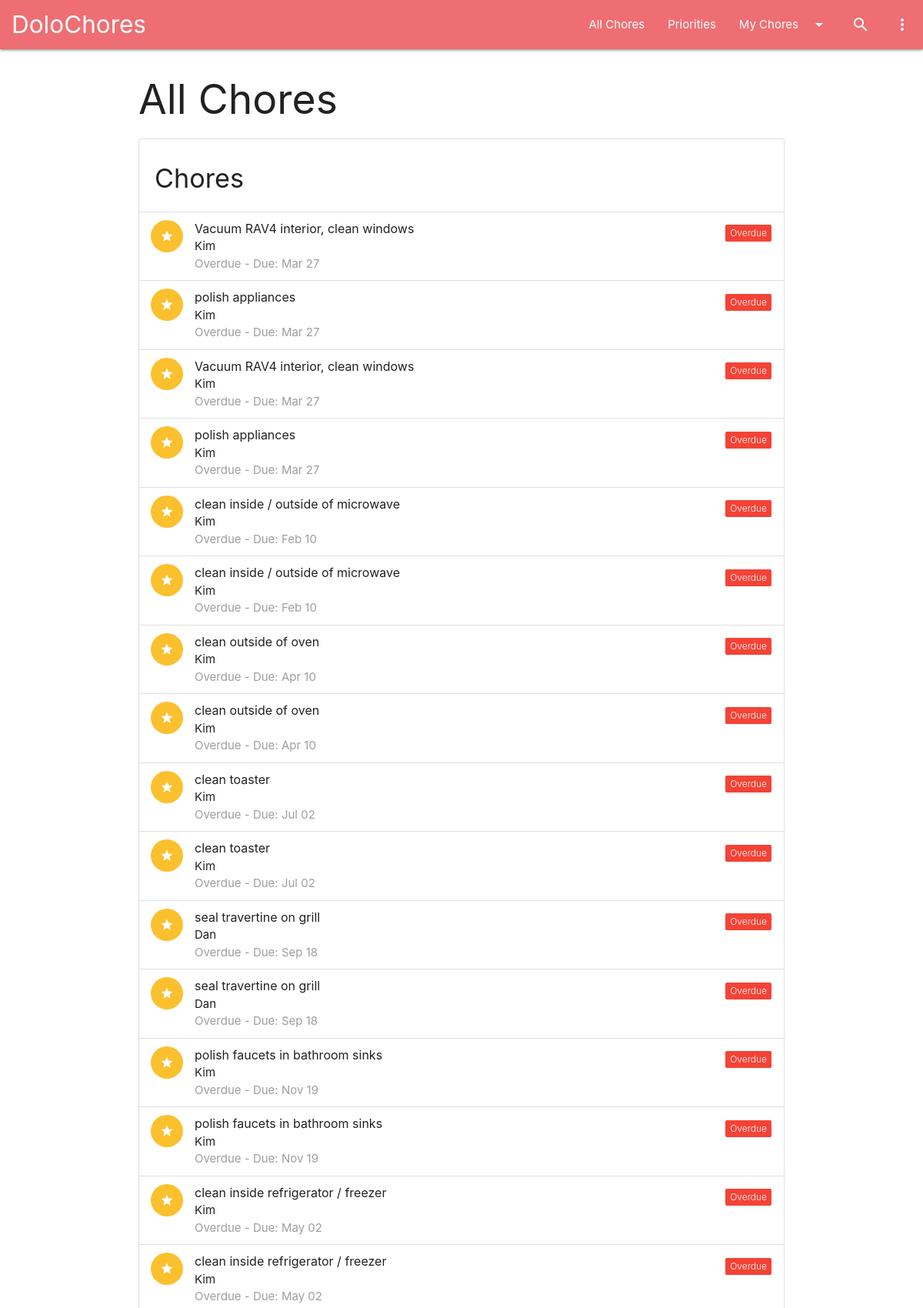
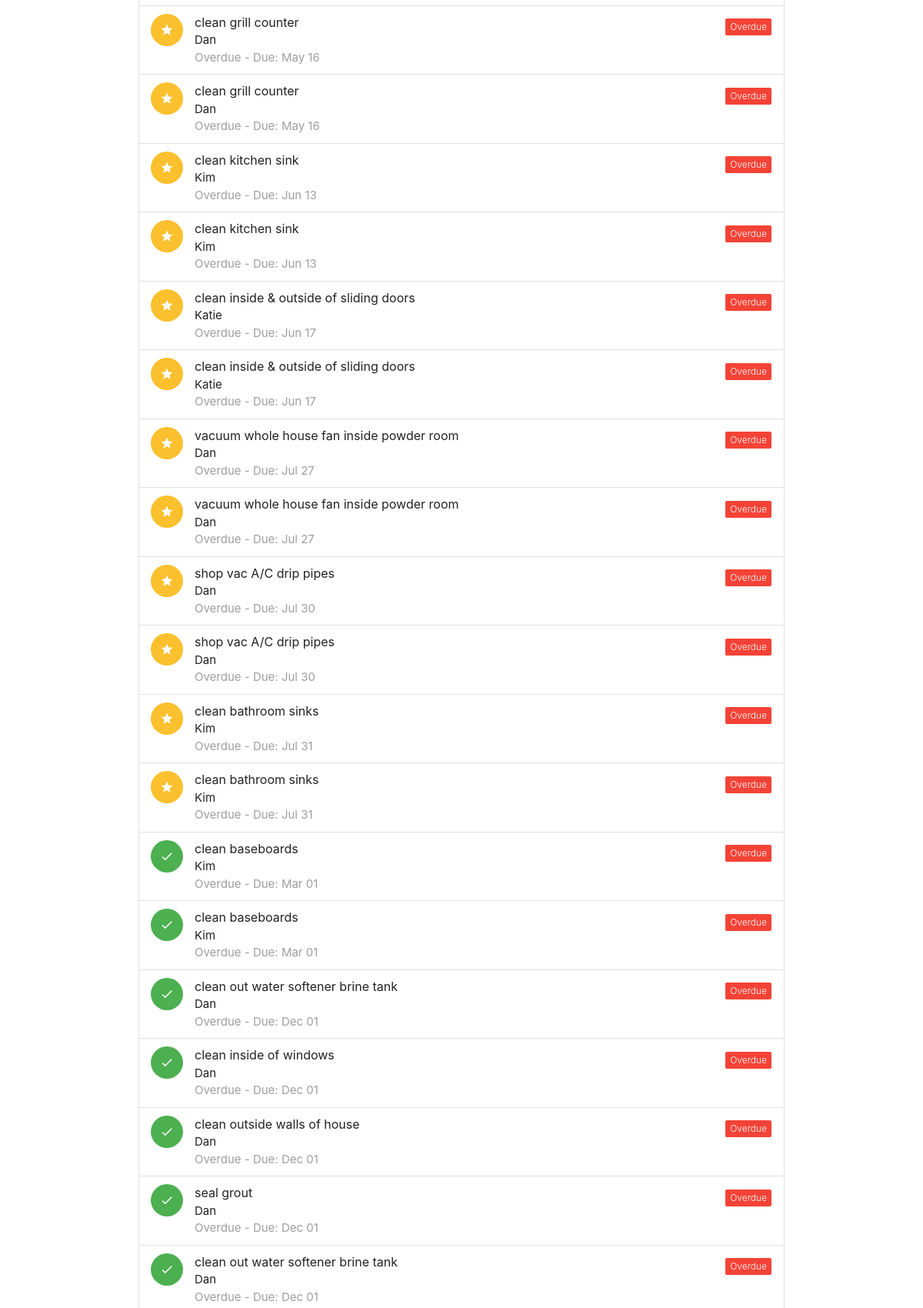
The page / (upper part) on the database its author committed (2 pictures, top to bottom).
### app.py (models this page shows, shortened)
class Chore(db.Model):
    id = db.Column(db.Integer, primary_key=True)
    title = db.Column(db.String(120), nullable=False)
    user_id = db.Column(db.Integer, db.ForeignKey('user.id'), nullable=False)
    category = db.Column(db.String(50))
    frequency = db.Column(db.Integer, nullable=False)  # in days
    last_completed = db.Column(db.Date, default=date.today)
    is_priority = db.Column(db.Boolean, default=False)
    notes = db.Column(db.Text)
    previous_last_completed = db.Column(db.Date)
    @property
    def next_due(self):
        if self.last_completed and self.frequency:
            return self.last_completed + timedelta(days=self.frequency)
        return None
    @property
    def status(self):
        today = date.today()
        next_due_date = self.next_due
        if not next_due_date:
            return "N/A"
        if next_due_date < today:
            return "Overdue"
        if self.frequency > 30:
            if today <= next_due_date <= today + timedelta(days=30):
                return "Due Soon"
        else:
            if today <= next_due_date <= today + timedelta(days=14):
                return "Due Soon"
        return "Completed Recently"

class User(db.Model):
    id = db.Column(db.Integer, primary_key=True)
    name = db.Column(db.String(80), unique=True, nullable=False)
    chores = db.relationship('Chore', backref='assignee', lazy=True)

### app.py (the view)
@app.route('/')
def all_chores():
    chores = Chore.query.all()
    status_map = {"Overdue": 1, "Due Soon": 2, "Completed Recently": 3}
    chores.sort(key=lambda c: (status_map.get(c.status, 4), not c.is_priority, c.next_due or date.max, -c.frequency))
    return render_template('index.html', chores=chores, title="All Chores")

### app.py (called while the page is built)
@app.context_processor
def inject_users():
    return dict(users=User.query.all())

### templates/index.html
{% extends "layout.html" %}
{% block content %}
<section>
    <h2>All Chores</h2>
    {% include '_chores_list.html' %}
</section>
{% endblock %}

### templates/_chores_list.html
<ul class="collection with-header">
    <li class="collection-header"><h4>Chores</h4></li>
    {% for chore in chores %}
    <li class="collection-item avatar modal-trigger" style="cursor: pointer;" href="#chore-detail-modal" onclick="openChoreDetail(event)" data-chore-id="{{ chore.id }}">
        {% if chore.is_priority %}
            <i class="material-icons circle yellow darken-2">star</i>
        {% else %}
            <i class="material-icons circle green">check</i>
        {% endif %}
        <span class="title">{{ chore.title }}</span>
        <p>{{ chore.assignee.name }} <br>
           <span class="grey-text">{{ chore.status }} - Due: {{ chore.next_due.strftime('%b %d') if chore.next_due else 'N/A' }}</span>
        </p>
        <a href="#!" class="secondary-content">
            <span class="new badge {% if chore.status == 'Overdue' %}red{% elif chore.status == 'Due Soon' %}amber{% else %}green{% endif %}" data-badge-caption="{{ chore.status }}"></span>
        </a>
    </li>
    {% else %}
    <li class="collection-item">
        <p>{{ no_chores_message | default('No chores found.') }}</p>
    </li>
    {% endfor %}
</ul>

### rows shown on the page
Chore: is_priority True (drawn), title "Vacuum RAV4 interior, clean windows", assignee.name "Kim", status "Overdue", next_due "Mar 27"
Chore: is_priority True (drawn), title "polish appliances", assignee.name "Kim", status "Overdue", next_due "Mar 27"
Chore: is_priority True (drawn), title "Vacuum RAV4 interior, clean windows", assignee.name "Kim", status "Overdue", next_due "Mar 27"
Chore: is_priority True (drawn), title "polish appliances", assignee.name "Kim", status "Overdue", next_due "Mar 27"
Chore: is_priority True (drawn), title "clean inside / outside of microwave", assignee.name "Kim", status "Overdue", next_due "Feb 10"
Chore: is_priority True (drawn), title "clean inside / outside of microwave", assignee.name "Kim", status "Overdue", next_due "Feb 10"
Chore: is_priority True (drawn), title "clean outside of oven", assignee.name "Kim", status "Overdue", next_due "Apr 10"
Chore: is_priority True (drawn), title "clean outside of oven", assignee.name "Kim", status "Overdue", next_due "Apr 10"
Chore: is_priority True (drawn), title "clean toaster", assignee.name "Kim", status "Overdue", next_due "Jul 02"
Chore: is_priority True (drawn), title "clean toaster", assignee.name "Kim", status "Overdue", next_due "Jul 02"
Chore: is_priority True (drawn), title "seal travertine on grill", assignee.name "Dan", status "Overdue", next_due "Sep 18"
Chore: is_priority True (drawn), title "seal travertine on grill", assignee.name "Dan", status "Overdue", next_due "Sep 18"
Chore: is_priority True (drawn), title "polish faucets in bathroom sinks", assignee.name "Kim", status "Overdue", next_due "Nov 19"
Chore: is_priority True (drawn), title "polish faucets in bathroom sinks", assignee.name "Kim", status "Overdue", next_due "Nov 19"
Chore: is_priority True (drawn), title "clean inside refrigerator / freezer", assignee.name "Kim", status "Overdue", next_due "May 02"
Chore: is_priority True (drawn), title "clean inside refrigerator / freezer", assignee.name "Kim", status "Overdue", next_due "May 02"
Chore: is_priority True (drawn), title "clean grill counter", assignee.name "Dan", status "Overdue", next_due "May 16"
Chore: is_priority True (drawn), title "clean grill counter", assignee.name "Dan", status "Overdue", next_due "May 16"
Chore: is_priority True (drawn), title "clean kitchen sink", assignee.name "Kim", status "Overdue", next_due "Jun 13"
Chore: is_priority True (drawn), title "clean kitchen sink", assignee.name "Kim", status "Overdue", next_due "Jun 13"
Chore: is_priority True (drawn), title "clean inside & outside of sliding doors", assignee.name "Katie", status "Overdue", next_due "Jun 17"
Chore: is_priority True (drawn), title "clean inside & outside of sliding doors", assignee.name "Katie", status "Overdue", next_due "Jun 17"
Chore: is_priority True (drawn), title "vacuum whole house fan inside powder room", assignee.name "Dan", status "Overdue", next_due "Jul 27"
Chore: is_priority True (drawn), title "vacuum whole house fan inside powder room", assignee.name "Dan", status "Overdue", next_due "Jul 27"
Chore: is_priority True (drawn), title "shop vac A/C drip pipes", assignee.name "Dan", status "Overdue", next_due "Jul 30"
Chore: is_priority True (drawn), title "shop vac A/C drip pipes", assignee.name "Dan", status "Overdue", next_due "Jul 30"
Chore: is_priority True (drawn), title "clean bathroom sinks", assignee.name "Kim", status "Overdue", next_due "Jul 31"
Chore: is_priority True (drawn), title "clean bathroom sinks", assignee.name "Kim", status "Overdue", next_due "Jul 31"
Chore: is_priority False (drawn), title "clean baseboards", assignee.name "Kim", status "Overdue", next_due "Mar 01"
Chore: is_priority False (drawn), title "clean baseboards", assignee.name "Kim", status "Overdue", next_due "Mar 01"
Chore: is_priority False (drawn), title "clean out water softener brine tank", assignee.name "Dan", status "Overdue", next_due "Dec 01"
Chore: is_priority False (drawn), title "clean inside of windows", assignee.name "Dan", status "Overdue", next_due "Dec 01"
Chore: is_priority False (drawn), title "clean outside walls of house", assignee.name "Dan", status "Overdue", next_due "Dec 01"
Chore: is_priority False (drawn), title "seal grout", assignee.name "Dan", status "Overdue", next_due "Dec 01"
Chore: is_priority False (drawn), title "clean out water softener brine tank", assignee.name "Dan", status "Overdue", next_due "Dec 01"
